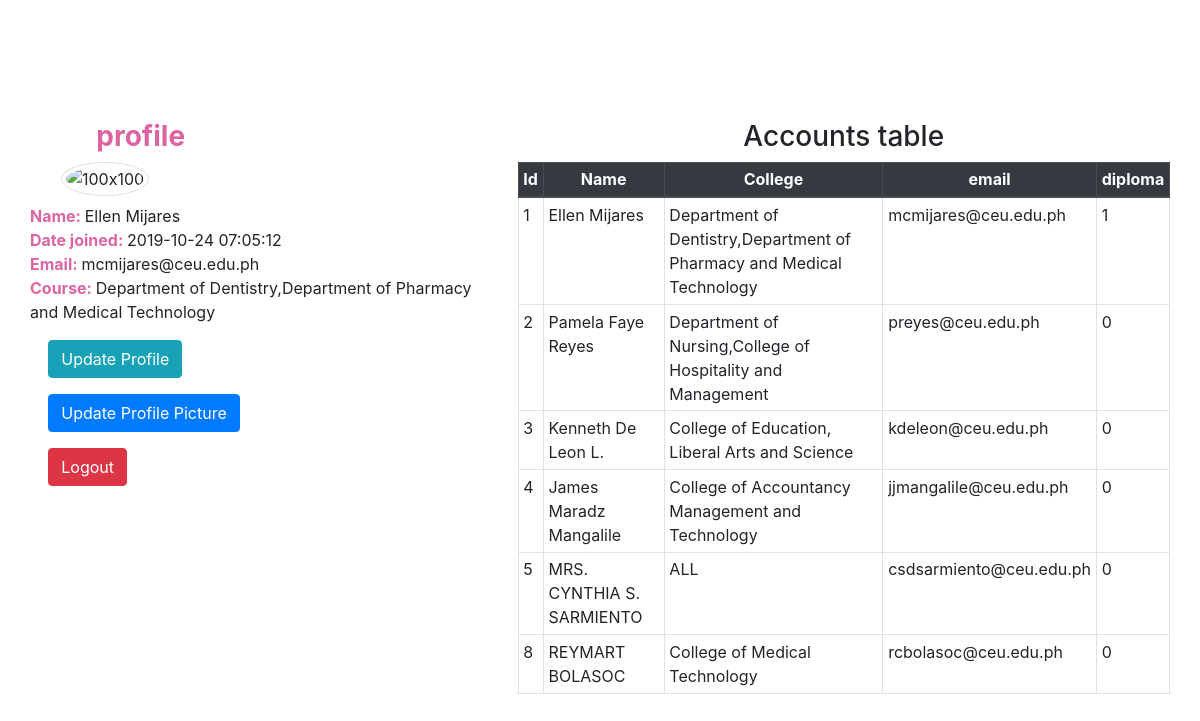
The app's page /template.php (signed in), older data.
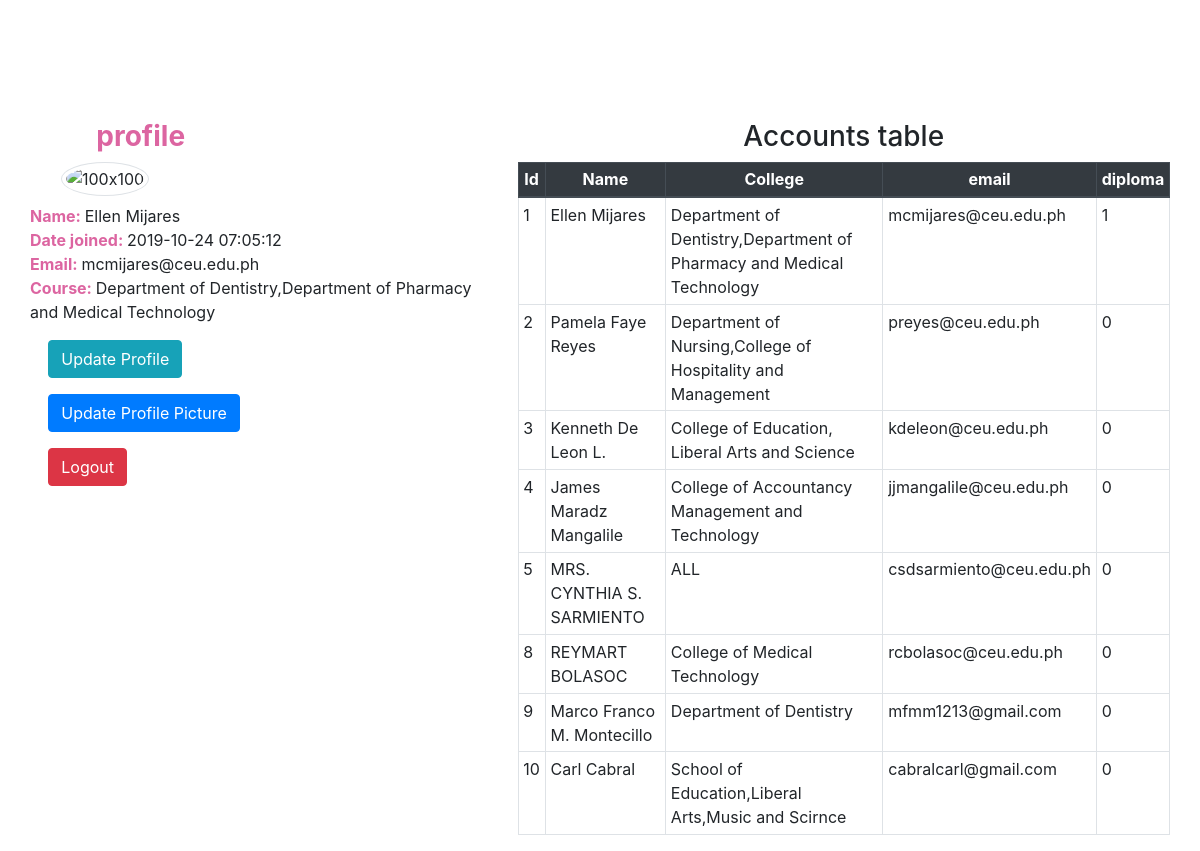
The same page, newer data.
### tables this page shows
CREATE TABLE IF NOT EXISTS `tbl_accounts` (
  `id` int(10) UNSIGNED NOT NULL AUTO_INCREMENT,
  `username` varchar(20) DEFAULT NULL,
  `password` varchar(64) DEFAULT NULL,
  `salt` varchar(32) DEFAULT NULL,
  `name` varchar(50) DEFAULT NULL,
  `joined` datetime DEFAULT NULL,
  `groups` int(11) DEFAULT NULL,
  `colleges` varchar(100) DEFAULT NULL,
  `quote` varchar(20) DEFAULT NULL,
  `dp` longblob DEFAULT NULL,
  `nm` varchar(255) DEFAULT NULL,
  `mm` varchar(255) DEFAULT NULL,
  `email` varchar(120) DEFAULT NULL,
  `diploma` tinyint(1) NOT NULL DEFAULT 0,
  `status` varchar(255) NOT NULL,
  PRIMARY KEY (`id`)
);

### resource/php/class/DB.php (called while the page is built, shortened)
<?php
class DB{
    private static $_instance = null;
    private $_pdo,
            $_query,
            $_error=false,
            $_result,
            $_count= 0;
    private function __construct() {
        try {
            $this->_pdo = new PDO('mysql:host='.Conf::get('mysql/host').';dbname='.Conf::get('mysql/db'),Conf::get('mysql/username'),Conf::get('mysql/password'));
        } catch (PDOException $e) {
            die($e->getMessage());
        }
    }
    public static function getInstance(){
        if(!isset(self::$_instance)){
            self::$_instance = new DB();
        }
        return self::$_instance;
    }
    public function query ($sql,$params =array()){
        $this-> _error = false;
        if($this->_query = $this->_pdo->prepare($sql)){
            $x=1;
            if(count($params)){
                foreach ($params as $param) {
                    $this->_query->bindValue($x,$param);
                    $x++;
                }
            }
        }
        if($this->_query->execute()){
            $this->_result = $this->_query->fetchAll(PDO::FETCH_OBJ);
            $this->_count = $this->_query->rowCount();
        }else{
            $this->_error = true;
        }
        return $this;
    }
    public function error(){
        return $this->_error;
    }
    public function action($action,$table,$where=array()){
        if(count($where) ===3){
            $operators = array('=','>','<','>=','<=');
            $field      =$where[0];
            $operator   =$where[1];
            $value      =$where[2];
            if(in_array($operator,$operators)){
                $sql ="{$action} FROM {$table} WHERE {$field}{$operator} ?";
                if(!$this->query($sql, array($value))->error()){
                    return $this;
                }
            }
        }
        return false;
    }
    public function get($table,$where){
        return $this->action('SELECT *',$table, $where);
    }
    public function count(){
        return $this->_count;
    }
    public function result(){
        return $this->_result;
    }
    public function first(){
        return $this->result()[0];
    }
}
?>

### resource/php/class/Conf.php (called while the page is built)
<?php
class Conf{
    public static function get($path=null){
        if($path){
            $config = $GLOBALS['config'];
            $path = explode('/',$path);
            foreach ($path as $bit) {
                if(isset($config[$bit])){
                    $config = $config[$bit];
                }
            }
            return $config;
        }
    }
}
 ?>

### resource/php/class/user.php (called while the page is built, shortened)
<?php
class user{
    private $_db,
            $_data,
            $_sessionName,
            $_cookieName,
            $_isLoggedIn;
    public function __construct($user = null){
        $this->_db = DB::getInstance();
        $this->_sessionName= Conf::get('session/session_name');
        if(!$user){
            if(Session::exists($this->_sessionName)){
                $user= Session::get($this->_sessionName);
                if($this->find($user)){
                    $this->_isLoggedIn = true;
                }else{
                }
            }
        }else {
            $this->find($user);
        }
    }
    public function find($user=null){
        if($user){
            $field=(is_numeric($user)) ? 'id' :'username';
            $data = $this->_db->get('tbl_accounts',array($field,'=',$user));
            if($data->count()){
                $this->_data = $data->first();
                return true;
            }
        }
        return false;
    }
    public function data(){
        return $this->_data;
    }
}
 ?>

### resource/php/class/Session.php (called while the page is built, shortened)
<?php
class Session{
    public static function exists($name){
        return (isset($_SESSION[$name])) ? true : false;
    }
    public static function get($name){
        return $_SESSION[$name];
    }
}
 ?>

### resource/php/class/view.php (called while the page is built, shortened)
<?php
class view extends config{
        public function getdpSRA(){
            $user = new user();
            return $user->data()->dp;
        }
        public function getMmSRA(){
            $user = new user();
             return $user->data()->mm;
        }
}

### resource/php/class/teacherTable.php (the view, shortened to what this page needs)
<?php
class teacherTable extends config{
public function viewData(){
      $con=$this->con();
      $sql = "SELECT * FROM tbl_accounts";
      $data = $con->prepare($sql);
      $data->execute();
      $results = $data->fetchAll(PDO::FETCH_ASSOC);
      echo "<h3 align='center'>Accounts table</h3>";
      echo "<table class='table table-bordered table-hover table-sm'>";
      echo "<thead class='thead-dark' align='center'>";
      echo "<th>Id</th>";
      echo "<th>Name</th>";
      echo "<th>College</th>";
      echo "<th>email</th>";
      echo "<th>diploma</th>";
      echo "</thead>";
      foreach ($results as $result) {
        echo "<tr>";
        echo "<td>$result[id]</td>";
        echo "<td>$result[name]</td>";
        echo "<td>$result[colleges]</td>";
        echo "<td>$result[email]</td>";
        echo "<td>$result[diploma]</td>";
        echo "</tr>";
    }
    echo "</table>";
  }
}
?>

### template.php (shortened to what this page needs)
<?php
isLogin();
 ?>
<!DOCTYPE html>
<html lang="en">
<head>
  <link rel="stylesheet" type="text/css"  href="vendor/css/bootstrap.min.css">
  <link href="vendor/css/all.css" rel="stylesheet">
  <link rel="stylesheet" type="text/css"  href="resource/css/styles.css">
  <link rel="stylesheet" type="text/css"  href="vendor/css/bootstrap-select.min.css">
  <link rel="stylesheet" type="text/css" href="vendor/css/dataTables.css">
</head>
<body>
        <div class="container-fluid mt-4 puff-in-center">
          <div class="row">
            <div class="col-md-5">
              <div class="profile-texter">
                  <h3 class="ml-5 ceucolor2"> profile </h3>
                  </div>
                  <div class="col-md-4 mb-2">
                  <?php profilePic(); ?>
                  </div>
                   <?php
                      $user = new User();
                      echo "<b class='ceucolor2'>Name: </b>"; echo $user->data()->name;
                      echo "<br/>"
                    ?>
                    <?php
                    $user = new User();
                    echo "<b class='ceucolor2'>Date joined: </b>"; echo $user->data()->joined;
                    echo "<br/>"
                    ?>
                    <?php
                    $user = new User();
                    echo "<b class='ceucolor2'>Email: </b>"; echo $user->data()->email;
                    echo "<br/>"
                    ?>
                    <?php
                    $user = new User();
                    echo "<b class='ceucolor2'>Course: </b>"; echo $user->data()->colleges;
                    echo "<br/>"
                    ?>
                    <a class="btn btn-info mt-3 profile-texter" href="updateprofile.php">Update Profile</a> </br>
                    <a class="btn btn-primary mt-3 profile-texter" href="updatepropic.php">Update Profile Picture</a>
                    <a class="btn btn-danger mt-3 profile-texter" href="logout.php">Logout</a>
            </div>
            <div class="col-md-7">
              <?php
              $teacherTable = new teacherTable();
              $teacherTable->viewData();
              ?>
            </div>
          </div>
        </div>
</body>
</body>
</html>

### resource/php/functions/funct.php (shortened to what this page needs)
<?php
        function isLogin(){
            $user = new user();
        }
function profilePic(){
    $view = new view();
    if($view->getdpSRA()!=="" || $view->getdpSRA()!==NULL){
        echo "<img class='rounded-circle profpic img-thumbnail ml-3' alt='100x100' src='data:".$view->getMmSRA().";base64,".base64_encode($view->getdpSRA())."'/>";
    }else{
        echo "<img class='rounded-circle profpic img-thumbnail' alt='100x100' src='resource/img/user.jpg'/>";
    }
}
 ?>

### resource/css/styles.css (style rules this page uses)
.row { margin-left: 0; margin-right: 0; }
.ceucolor2 { color:#DC65A1; font-weight: bold; }
.profile-texter { margin-left: 4%; }

Row changes from the older to the newer data that the page shows:
added tbl_accounts: id "9", name "Marco Franco M. Montecillo", colleges "Department of Dentistry", email "mfmm1213@gmail.com", diploma "0"
added tbl_accounts: id "10", name "Carl Cabral", colleges "School of Education,Liberal Arts,Music and Scirnce", email "cabralcarl@gmail.com", diploma "0"
